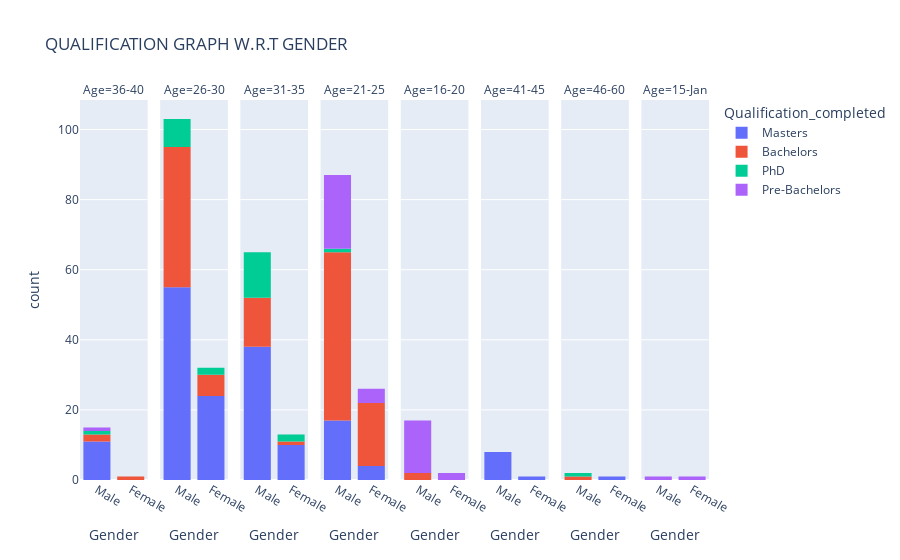

This figure's notebook cell:
### Code cell
px.histogram(chilla, x='Gender', hover_name='Age', color='Qualification_completed', facet_col='Age',title='QUALIFICATION GRAPH W.R.T GENDER')

### Figure 1 — Plotly figure (JSON) as saved in the notebook; plotly's stock layout.template omitted (floating-point values rounded to 4 significant figures)
{"data": [{"alignmentgroup": "True", "bingroup": "x", "hovertemplate": "Qualification_completed=Masters<br>Age=36-40<br>Gender=%{x}<br>count=%{y}<extra></extra>", "legendgroup": "Masters", "marker": {"color": "#636efa", "pattern": {"shape": ""}}, "name": "Masters", "offsetgroup": "Masters", "orientation": "v", "showlegend": true, "type": "histogram", "x": ["Male", "Male", "Male", "Male", "Male", "Male", "Male", "Male", "Male", "Male", "Male"], "xaxis": "x", "yaxis": "y"}, {"alignmentgroup": "True", "bingroup": "x", "hovertemplate": "Qualification_completed=Masters<br>Age=26-30<br>Gender=%{x}<br>count=%{y}<extra></extra>", "legendgroup": "Masters", "marker": {"color": "#636efa", "pattern": {"shape": ""}}, "name": "Masters", "offsetgroup": "Masters", "orientation": "v", "showlegend": false, "type": "histogram", "x": ["Female", "Male", "Female", "Female", "Male", "Male", "Female", "Female", "Male", "Male", "Male", "Male", "Male", "Male", "Male", "Male", "Male", "Male", "Male", "Male", "Male", "Female", "Male", "Male", "Male", "Male", "Male", "Female", "Male", "Male", "Female", "Male", "Female", "Female", "Female", "Female", "Male", "Male", "Male", "Male", "Male", "Male", "Male", "Male", "Male", "Male", "Male", "Male", "Male", "Male", "Female", "Male", "Female", "Female", "Male", "Male", "Male", "Female", "Female", "Male", "Male", "Female", "Female", "Female", "Male", "Female", "Female", "Female", "Female", "Male", "Male", "Male", "Male", "Male", "Male", "Male", "Male", "Male", "Male"], "xaxis": "x2", "yaxis": "y2"}, {"alignmentgroup": "True", "bingroup": "x", "hovertemplate": "Qualification_completed=Masters<br>Age=31-35<br>Gender=%{x}<br>count=%{y}<extra></extra>", "legendgroup": "Masters", "marker": {"color": "#636efa", "pattern": {"shape": ""}}, "name": "Masters", "offsetgroup": "Masters", "orientation": "v", "showlegend": false, "type": "histogram", "x": ["Male", "Female", "Male", "Male", "Male", "Male", "Male", "Male", "Female", "Male", "Female", "Male", "Male", "Male", "Male", "Male", "Male", "Male", "Male", "Male", "Male", "Male", "Female", "Male", "Male", "Male", "Male", "Male", "Male", "Female", "Female", "Male", "Male", "Male", "Male", "Male", "Female", "Female", "Male", "Male", "Male", "Male", "Female", "Male", "Male", "Male", "Male", "Female"], "xaxis": "x3", "yaxis": "y3"}, {"alignmentgroup": "True", "bingroup": "x", "hovertemplate": "Qualification_completed=Masters<br>Age=21-25<br>Gender=%{x}<br>count=%{y}<extra></extra>", "legendgroup": "Masters", "marker": {"color": "#636efa", "pattern": {"shape": ""}}, "name": "Masters", "offsetgroup": "Masters", "orientation": "v", "showlegend": false, "type": "histogram", "x": ["Male", "Male", "Male", "Male", "Female", "Male", "Female", "Male", "Male", "Male", "Male", "Female", "Male", "Male", "Male", "Male", "Male", "Male", "Male", "Male", "Female"], "xaxis": "x4", "yaxis": "y4"}, {"alignmentgroup": "True", "bingroup": "x", "hovertemplate": "Qualification_completed=Masters<br>Age=41-45<br>Gender=%{x}<br>count=%{y}<extra></extra>", "legendgroup": "Masters", "marker": {"color": "#636efa", "pattern": {"shape": ""}}, "name": "Masters", "offsetgroup": "Masters", "orientation": "v", "showlegend": false, "type": "histogram", "x": ["Male", "Male", "Female", "Male", "Male", "Male", "Male", "Male", "Male"], "xaxis": "x6", "yaxis": "y6"}, {"alignmentgroup": "True", "bingroup": "x", "hovertemplate": "Qualification_completed=Masters<br>Age=46-60<br>Gender=%{x}<br>count=%{y}<extra></extra>", "legendgroup": "Masters", "marker": {"color": "#636efa", "pattern": {"shape": ""}}, "name": "Masters", "offsetgroup": "Masters", "orientation": "v", "showlegend": false, "type": "histogram", "x": ["Female"], "xaxis": "x7", "yaxis": "y7"}, {"alignmentgroup": "True", "bingroup": "x", "hovertemplate": "Qualification_completed=Bachelors<br>Age=36-40<br>Gender=%{x}<br>count=%{y}<extra></extra>", "legendgroup": "Bachelors", "marker": {"color": "#EF553B", "pattern": {"shape": ""}}, "name": "Bachelors", "offsetgroup": "Bachelors", "orientation": "v", "showlegend": true, "type": "histogram", "x": ["Female", "Male", "Male"], "xaxis": "x", "yaxis": "y"}, {"alignmentgroup": "True", "bingroup": "x", "hovertemplate": "Qualification_completed=Bachelors<br>Age=26-30<br>Gender=%{x}<br>count=%{y}<extra></extra>", "legendgroup": "Bachelors", "marker": {"color": "#EF553B", "pattern": {"shape": ""}}, "name": "Bachelors", "offsetgroup": "Bachelors", "orientation": "v", "showlegend": false, "type": "histogram", "x": ["Male", "Male", "Male", "Male", "Female", "Male", "Male", "Male", "Male", "Male", "Male", "Male", "Male", "Male", "Male", "Female", "Male", "Male", "Male", "Male", "Male", "Male", "Male", "Female", "Male", "Male", "Male", "Male", "Male", "Male", "Male", "Female", "Male", "Male", "Male", "Male", "Female", "Male", "Male", "Male", "Male", "Male", "Male", "Male", "Male", "Female"], "xaxis": "x2", "yaxis": "y2"}, {"alignmentgroup": "True", "bingroup": "x", "hovertemplate": "Qualification_completed=Bachelors<br>Age=31-35<br>Gender=%{x}<br>count=%{y}<extra></extra>", "legendgroup": "Bachelors", "marker": {"color": "#EF553B", "pattern": {"shape": ""}}, "name": "Bachelors", "offsetgroup": "Bachelors", "orientation": "v", "showlegend": false, "type": "histogram", "x": ["Male", "Male", "Male", "Male", "Male", "Male", "Male", "Male", "Male", "Male", "Male", "Female", "Male", "Male", "Male"], "xaxis": "x3", "yaxis": "y3"}, {"alignmentgroup": "True", "bingroup": "x", "hovertemplate": "Qualification_completed=Bachelors<br>Age=21-25<br>Gender=%{x}<br>count=%{y}<extra></extra>", "legendgroup": "Bachelors", "marker": {"color": "#EF553B", "pattern": {"shape": ""}}, "name": "Bachelors", "offsetgroup": "Bachelors", "orientation": "v", "showlegend": false, "type": "histogram", "x": ["Male", "Male", "Male", "Male", "Female", "Male", "Male", "Male", "Male", "Female", "Male", "Female", "Male", "Female", "Male", "Male", "Male", "Male", "Female", "Male", "Male", "Male", "Female", "Male", "Male", "Female", "Female", "Male", "Male", "Male", "Female", "Male", "Female", "Female", "Male", "Male", "Female", "Male", "Male", "Male", "Male", "Male", "Male", "Female", "Male", "Male", "Female", "Male", "Male", "Female", "Male", "Male", "Male", "Female", "Male", "Male", "Male", "Female", "Male", "Male", "Male", "Male", "Female", "Male", "Male", "Male"], "xaxis": "x4", "yaxis": "y4"}, {"alignmentgroup": "True", "bingroup": "x", "hovertemplate": "Qualification_completed=Bachelors<br>Age=16-20<br>Gender=%{x}<br>count=%{y}<extra></extra>", "legendgroup": "Bachelors", "marker": {"color": "#EF553B", "pattern": {"shape": ""}}, "name": "Bachelors", "offsetgroup": "Bachelors", "orientation": "v", "showlegend": false, "type": "histogram", "x": ["Male", "Male"], "xaxis": "x5", "yaxis": "y5"}, {"alignmentgroup": "True", "bingroup": "x", "hovertemplate": "Qualification_completed=Bachelors<br>Age=46-60<br>Gender=%{x}<br>count=%{y}<extra></extra>", "legendgroup": "Bachelors", "marker": {"color": "#EF553B", "pattern": {"shape": ""}}, "name": "Bachelors", "offsetgroup": "Bachelors", "orientation": "v", "showlegend": false, "type": "histogram", "x": ["Male"], "xaxis": "x7", "yaxis": "y7"}, {"alignmentgroup": "True", "bingroup": "x", "hovertemplate": "Qualification_completed=PhD<br>Age=36-40<br>Gender=%{x}<br>count=%{y}<extra></extra>", "legendgroup": "PhD", "marker": {"color": "#00cc96", "pattern": {"shape": ""}}, "name": "PhD", "offsetgroup": "PhD", "orientation": "v", "showlegend": true, "type": "histogram", "x": ["Male"], "xaxis": "x", "yaxis": "y"}, {"alignmentgroup": "True", "bingroup": "x", "hovertemplate": "Qualification_completed=PhD<br>Age=26-30<br>Gender=%{x}<br>count=%{y}<extra></extra>", "legendgroup": "PhD", "marker": {"color": "#00cc96", "pattern": {"shape": ""}}, "name": "PhD", "offsetgroup": "PhD", "orientation": "v", "showlegend": false, "type": "histogram", "x": ["Male", "Male", "Male", "Male", "Female", "Male", "Male", "Male", "Female", "Male"], "xaxis": "x2", "yaxis": "y2"}, {"alignmentgroup": "True", "bingroup": "x", "hovertemplate": "Qualification_completed=PhD<br>Age=31-35<br>Gender=%{x}<br>count=%{y}<extra></extra>", "legendgroup": "PhD", "marker": {"color": "#00cc96", "pattern": {"shape": ""}}, "name": "PhD", "offsetgroup": "PhD", "orientation": "v", "showlegend": false, "type": "histogram", "x": ["Male", "Male", "Male", "Male", "Male", "Male", "Female", "Male", "Male", "Male", "Male", "Male", "Female", "Male", "Male"], "xaxis": "x3", "yaxis": "y3"}, {"alignmentgroup": "True", "bingroup": "x", "hovertemplate": "Qualification_completed=PhD<br>Age=21-25<br>Gender=%{x}<br>count=%{y}<extra></extra>", "legendgroup": "PhD", "marker": {"color": "#00cc96", "pattern": {"shape": ""}}, "name": "PhD", "offsetgroup": "PhD", "orientation": "v", "showlegend": false, "type": "histogram", "x": ["Male"], "xaxis": "x4", "yaxis": "y4"}, {"alignmentgroup": "True", "bingroup": "x", "hovertemplate": "Qualification_completed=PhD<br>Age=46-60<br>Gender=%{x}<br>count=%{y}<extra></extra>", "legendgroup": "PhD", "marker": {"color": "#00cc96", "pattern": {"shape": ""}}, "name": "PhD", "offsetgroup": "PhD", "orientation": "v", "showlegend": false, "type": "histogram", "x": ["Male"], "xaxis": "x7", "yaxis": "y7"}, {"alignmentgroup": "True", "bingroup": "x", "hovertemplate": "Qualification_completed=Pre-Bachelors<br>Age=36-40<br>Gender=%{x}<br>count=%{y}<extra></extra>", "legendgroup": "Pre-Bachelors", "marker": {"color": "#ab63fa", "pattern": {"shape": ""}}, "name": "Pre-Bachelors", "offsetgroup": "Pre-Bachelors", "orientation": "v", "showlegend": true, "type": "histogram", "x": ["Male"], "xaxis": "x", "yaxis": "y"}, {"alignmentgroup": "True", "bingroup": "x", "hovertemplate": "Qualification_completed=Pre-Bachelors<br>Age=21-25<br>Gender=%{x}<br>count=%{y}<extra></extra>", "legendgroup": "Pre-Bachelors", "marker": {"color": "#ab63fa", "pattern": {"shape": ""}}, "name": "Pre-Bachelors", "offsetgroup": "Pre-Bachelors", "orientation": "v", "showlegend": false, "type": "histogram", "x": ["Male", "Male", "Male", "Male", "Male", "Male", "Male", "Male", "Male", "Male", "Male", "Male", "Male", "Male", "Male", "Male", "Male", "Male", "Female", "Female", "Female", "Male", "Male", "Female", "Male"], "xaxis": "x4", "yaxis": "y4"}, {"alignmentgroup": "True", "bingroup": "x", "hovertemplate": "Qualification_completed=Pre-Bachelors<br>Age=16-20<br>Gender=%{x}<br>count=%{y}<extra></extra>", "legendgroup": "Pre-Bachelors", "marker": {"color": "#ab63fa", "pattern": {"shape": ""}}, "name": "Pre-Bachelors", "offsetgroup": "Pre-Bachelors", "orientation": "v", "showlegend": false, "type": "histogram", "x": ["Male", "Male", "Male", "Male", "Male", "Male", "Male", "Male", "Male", "Male", "Male", "Male", "Female", "Male", "Female", "Male", "Male"], "xaxis": "x5", "yaxis": "y5"}, {"alignmentgroup": "True", "bingroup": "x", "hovertemplate": "Qualification_completed=Pre-Bachelors<br>Age=15-Jan<br>Gender=%{x}<br>count=%{y}<extra></extra>", "legendgroup": "Pre-Bachelors", "marker": {"color": "#ab63fa", "pattern": {"shape": ""}}, "name": "Pre-Bachelors", "offsetgroup": "Pre-Bachelors", "orientation": "v", "showlegend": false, "type": "histogram", "x": ["Female", "Male"], "xaxis": "x8", "yaxis": "y8"}], "layout": {"annotations": [{"font": {}, "showarrow": false, "text": "Age=36-40", "x": 0.05375, "xanchor": "center", "xref": "paper", "y": 1, "yanchor": "bottom", "yref": "paper"}, {"font": {}, "showarrow": false, "text": "Age=26-30", "x": 0.1812, "xanchor": "center", "xref": "paper", "y": 1, "yanchor": "bottom", "yref": "paper"}, {"font": {}, "showarrow": false, "text": "Age=31-35", "x": 0.3087, "xanchor": "center", "xref": "paper", "y": 1, "yanchor": "bottom", "yref": "paper"}, {"font": {}, "showarrow": false, "text": "Age=21-25", "x": 0.4363, "xanchor": "center", "xref": "paper", "y": 1, "yanchor": "bottom", "yref": "paper"}, {"font": {}, "showarrow": false, "text": "Age=16-20", "x": 0.5637, "xanchor": "center", "xref": "paper", "y": 1, "yanchor": "bottom", "yref": "paper"}, {"font": {}, "showarrow": false, "text": "Age=41-45", "x": 0.6912, "xanchor": "center", "xref": "paper", "y": 1, "yanchor": "bottom", "yref": "paper"}, {"font": {}, "showarrow": false, "text": "Age=46-60", "x": 0.8188, "xanchor": "center", "xref": "paper", "y": 1, "yanchor": "bottom", "yref": "paper"}, {"font": {}, "showarrow": false, "text": "Age=15-Jan", "x": 0.9463, "xanchor": "center", "xref": "paper", "y": 1, "yanchor": "bottom", "yref": "paper"}], "barmode": "relative", "legend": {"title": {"text": "Qualification_completed"}, "tracegroupgap": 0}, "title": {"text": "QUALIFICATION GRAPH W.R.T GENDER"}, "xaxis": {"anchor": "y", "domain": [0, 0.1075], "title": {"text": "Gender"}}, "xaxis2": {"anchor": "y2", "domain": [0.1275, 0.235], "matches": "x", "title": {"text": "Gender"}}, "xaxis3": {"anchor": "y3", "domain": [0.255, 0.3625], "matches": "x", "title": {"text": "Gender"}}, "xaxis4": {"anchor": "y4", "domain": [0.3825, 0.49], "matches": "x", "title": {"text": "Gender"}}, "xaxis5": {"anchor": "y5", "domain": [0.51, 0.6175], "matches": "x", "title": {"text": "Gender"}}, "xaxis6": {"anchor": "y6", "domain": [0.6375, 0.745], "matches": "x", "title": {"text": "Gender"}}, "xaxis7": {"anchor": "y7", "domain": [0.765, 0.8725], "matches": "x", "title": {"text": "Gender"}}, "xaxis8": {"anchor": "y8", "domain": [0.8925, 1], "matches": "x", "title": {"text": "Gender"}}, "yaxis": {"anchor": "x", "domain": [0, 1], "title": {"text": "count"}}, "yaxis2": {"anchor": "x2", "domain": [0, 1], "matches": "y", "showticklabels": false}, "yaxis3": {"anchor": "x3", "domain": [0, 1], "matches": "y", "showticklabels": false}, "yaxis4": {"anchor": "x4", "domain": [0, 1], "matches": "y", "showticklabels": false}, "yaxis5": {"anchor": "x5", "domain": [0, 1], "matches": "y", "showticklabels": false}, "yaxis6": {"anchor": "x6", "domain": [0, 1], "matches": "y", "showticklabels": false}, "yaxis7": {"anchor": "x7", "domain": [0, 1], "matches": "y", "showticklabels": false}, "yaxis8": {"anchor": "x8", "domain": [0, 1], "matches": "y", "showticklabels": false}}}
